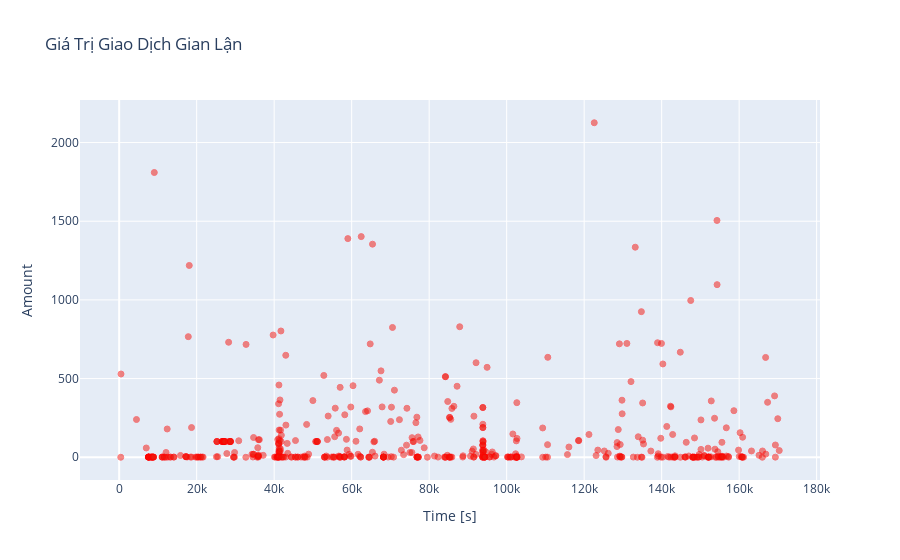

The notebook cell saved with this chart:
### Code cell
fraud = data_df.loc[data_df['Class'] == 1]

trace = go.Scatter(
    x = fraud['Time'],y = fraud['Amount'],
    name="Amount",
     marker=dict(
                color='rgb(238,23,11)',
                line=dict(
                    color='red',
                    width=1),
                opacity=0.5,
            ),
    text= fraud['Amount'],
    mode = "markers"
)
data = [trace]
layout = dict(title = 'Giá Trị Giao Dịch Gian Lận',
          xaxis = dict(title = 'Time [s]', showticklabels=True), 
          yaxis = dict(title = 'Amount'),
          hovermode='closest'
         )
fig = dict(data=data, layout=layout)
iplot(fig, filename='fraud-amount')

### Figure 1 — Plotly figure (JSON) as saved in the notebook; plotly's stock layout.template omitted (floating-point values rounded to 4 significant figures; data arrays with more than 128 entries replaced by an {"elided": "..."} marker saying what was removed)
{"data": [{"marker": {"color": "rgb(238,23,11)", "line": {"color": "red", "width": 1}, "opacity": 0.5}, "mode": "markers", "name": "Amount", "text": {"elided": "492 float values"}, "x": {"elided": "492 int values"}, "y": {"elided": "492 float values"}, "type": "scatter"}], "layout": {"hovermode": "closest", "title": {"text": "Giá Trị Giao Dịch Gian Lận"}, "xaxis": {"showticklabels": true, "title": {"text": "Time [s]"}}, "yaxis": {"title": {"text": "Amount"}}}}
